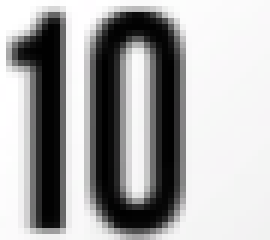
#> input picture templates/ranks/10.png, 45 x 40 px (shown 6 times larger)
$ python -i board_cards.py   (imports and definitions only)
#> lines starting #> are read from the running program, lines starting #| are printed output that depends on the picture; after the words box and inside, x2 and y2 are one past the last pixel; in counts of white or black regions, pixels touching at a corner belong together
#> further down, picture is the input picture: PIL image 45x40 RGB; mean R, G, B 168.9, 168.6, 168.9
import pyautogui
import cv2
import numpy as np
import os
from datetime import datetime
from PIL import Image

SUIT_SYMBOLS = {
    'h': '♥',
    'd': '♦',
    'c': '♣',
    's': '♠'
}


def identify_template(img_pil, template_dir, threshold=0.60):
    """Matches a crop against templates WITHOUT resizing."""
    gray = cv2.cvtColor(np.array(img_pil), cv2.COLOR_RGB2GRAY)
    _, target_bw = cv2.threshold(gray, 180, 255, cv2.THRESH_BINARY)

    best_score = -1
    best_label = None

    if not os.path.exists(template_dir):
        return None, 0

    for filename in os.listdir(template_dir):
        if not filename.endswith(".png"): continue

        # template_gray = cv2.imread(os.path.join(template_dir, filename), 0)
        template_pil = Image.open(os.path.join(template_dir, filename)).convert('RGB')
        template_gray = cv2.cvtColor(np.array(template_pil), cv2.COLOR_RGB2GRAY)
        if template_gray is None: continue

        _, template_bw = cv2.threshold(template_gray, 180, 255, cv2.THRESH_BINARY)

        # --- RESIZING REMOVED HERE ---
        # Get dimensions to ensure template isn't bigger than the crop
        t_h, t_w = template_bw.shape[:2]
        img_h, img_w = target_bw.shape[:2]

        if t_h > img_h or t_w > img_w:
            # Skip if the template is too big for the crop to avoid OpenCV errors
            continue

        res = cv2.matchTemplate(target_bw, template_bw, cv2.TM_CCOEFF_NORMED)
        _, max_val, _, _ = cv2.minMaxLoc(res)

        if max_val > best_score:
            best_score = max_val
            # Removes the .png, then ignores anything after a hyphen
            raw_name = filename.split('.')[0]
            best_label = raw_name.split('-')[0]

    return (best_label, best_score) if best_score >= threshold else (None, best_score)

# [47 lines of commented-out code are left out]
def process_board_image(board_img, prefix="DEBUG"):
    """Processes the board screenshot to identify up to 5 cards."""
#> called with prefix = 'DEBUG'
    # Convert to grayscale and then binary to find card edges
    gray_board = cv2.cvtColor(np.array(board_img), cv2.COLOR_RGB2GRAY)

    # Increased threshold to 230 to ignore table felt and only see white card edges
    _, binary_board = cv2.threshold(gray_board, 230, 255, cv2.THRESH_BINARY)
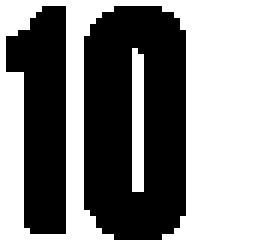
#> binary_board: shape (40, 45) (shown 6 times larger); 52.7% white; 2 black regions, box (x1, y1, x2, y2) and area: (14, 1, 31, 40) 575, (1, 1, 11, 39) 277

    # Optional: Save this to see exactly what the script "sees" as white
    # cv2.imwrite("debug_binary_check.png", binary_board)

    bw, bh = board_img.size
#> bw = 45; bh = 40
    found_cards = []

    for i in range(5):
        # Calculate where the card should roughly be
        expected_center = int((i + 0.5) * (bw / 5))
#> expected_center = 4

        # Widened search zone to the right (+110) to catch the 5th card
        search_start = max(0, expected_center - 60)
#> search_start = 0
        search_end = min(bw, expected_center + 110)
#> search_end = 45
        search_zone = binary_board[20, search_start : search_end]
#> search_zone = 45 values, max 255 at index 0, min 0 at index 4, mean 130.3

        white_pixels = np.where(search_zone == 255)[0]
#> white_pixels = 23 values from 0 to 44

        if len(white_pixels) > 0:
            # Calculate actual start based on the first white pixel found in zone
            actual_start_x = search_start + white_pixels[0]
#> actual_start_x = 0

            # 1. Rank Crop (Top Left)
            rank_crop = board_img.crop((actual_start_x - 5, 0, actual_start_x + 55, 50))
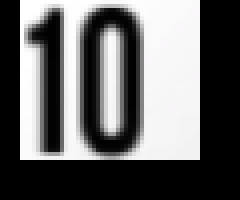
#> rank_crop: PIL image 60x50 RGB (shown 4 times larger); mean R, G, B 101.3, 101.1, 101.3

            # Safety check: If the crop is too dark, it's not a real card
            if np.array(rank_crop).mean() < 50:
                continue

            # 2. Suit Crop (Center - slightly wider to be safe)
            suit_crop = board_img.crop((actual_start_x + 15, 60, actual_start_x + 100, 135))
#> suit_crop: PIL image 85x75 RGB; every value is 0

            # Debug: Save crops to verify alignment
            timestamp = datetime.now().strftime("%H%M%S")
            # rank_crop.save(f"debug_boards/LIVE_{timestamp}_slot_{i}_rank.png")
            # suit_crop.save(f"debug_boards/LIVE_{timestamp}_slot_{i}_suit.png")

            # Perform Template Matching
            rank, r_score = identify_template(rank_crop, "templates/ranks", threshold=0.85)
#> in identify_template, `_, target_bw = cv2.threshold(gray, 180, 255, cv2.THRESH_BINARY)`:
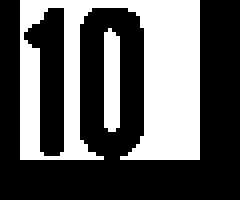
#> target_bw: shape (50, 60) (shown 4 times larger); 36.8% white; 2 white regions, box (x1, y1, x2, y2) and area: (5, 0, 50, 40) 1006, (26, 7, 30, 33) 98
#> in identify_template, `_, template_bw = cv2.threshold(template_gray, 180, 255, cv2.THRESH_BIN..`:
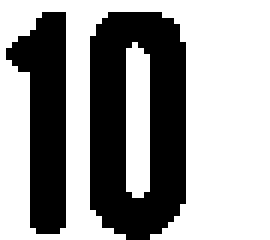
#> template_bw: shape (40, 45) (shown 6 times larger); 61.3% white; 2 black regions, box (x1, y1, x2, y2) and area: (15, 2, 31, 40) 462, (1, 2, 11, 39) 234
#> in identify_template, `_, max_val, _, _ = cv2.minMaxLoc(res)`: max_val = 1
#> rank = '10'; r_score = 1
            suit, s_score = identify_template(suit_crop, "templates/suits", threshold=0.85)
#> in identify_template (call 2), `gray = cv2.cvtColor(np.array(img_pil), cv2.COLOR_RGB2GRAY)`: gray: shape (75, 85); every value is 0
#> s_score = 0

            if rank and suit:
                display_suit = SUIT_SYMBOLS.get(suit, suit)
                card_string = f"{rank}{display_suit}"
                found_cards.append(card_string)
                print(f"Slot {i}: {card_string} (R:{r_score:.2f} S:{s_score:.2f})")
            else:
                # Helps identify if thresholding or chips are the issue
                print(f"Slot {i}: Match Failed (Rank: {rank} [{r_score:.2f}], Suit: {suit} [{s_score:.2f}])")
#| Slot 0: Match Failed (Rank: 10 [1.00], Suit: None [0.00])
        else:
            # No white pixels found in this 1/5th of the board
            pass

    return found_cards

def get_live_board():
    """Captures the board using EXACT pixel dimensions to preserve templates."""
    # We keep your top-left X/Y coordinates, but FORCE the width/height
    # to be exactly the size your templates were built for (586x138)
    # ax, ay, aw, ah = (666, 985, 586, 138)
    ax, ay, aw, ah =     (669, 411, 578, 142)
    # ax, ay = (753, 1006)
    # aw, ah = (586, 138)


    board_img = pyautogui.screenshot(region=(ax, ay, aw, ah))

    # if not os.path.exists("debug_boards"):
        # os.makedirs("debug_boards")

    timestamp = datetime.now().strftime("%Y%m%d_%H%M%S")
    # board_img.save(f"debug_boards/live_{timestamp}.png")

    return process_board_image(board_img, f"LIVE_{timestamp}")

# [3 lines not run here, left out]

>>> from PIL import Image
>>> picture = Image.open('templates/ranks/10.png')
>>> result = process_board_image(picture)
